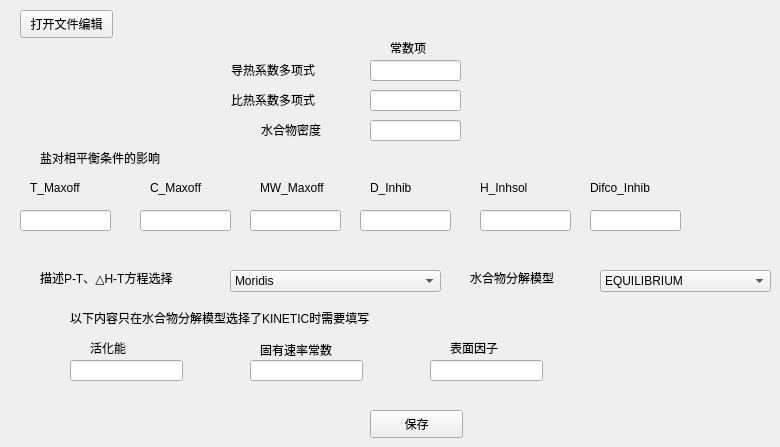
      <widget class="QWidget" name="tab_8">
       <attribute name="title">
        <string>水合物</string>
       </attribute>
       <widget class="QPushButton" name="pushButton_29">
        <property name="geometry">
         <rect>
          <x>20</x>
          <y>10</y>
          <width>93</width>
          <height>28</height>
         </rect>
        </property>
        <property name="text">
         <string>打开文件编辑</string>
        </property>
       </widget>
       <widget class="QLabel" name="label_93">
        <property name="geometry">
         <rect>
          <x>390</x>
          <y>40</y>
          <width>72</width>
          <height>15</height>
         </rect>
        </property>
        <property name="text">
         <string>常数项</string>
        </property>
       </widget>
       <widget class="QLineEdit" name="lineEdit_76">
        <property name="geometry">
         <rect>
          <x>370</x>
          <y>60</y>
          <width>91</width>
          <height>21</height>
         </rect>
        </property>
       </widget>
       <widget class="QLineEdit" name="lineEdit_77">
        <property name="geometry">
         <rect>
          <x>370</x>
          <y>90</y>
          <width>91</width>
          <height>21</height>
         </rect>
        </property>
       </widget>
       <widget class="QLineEdit" name="lineEdit_78">
        <property name="geometry">
         <rect>
          <x>370</x>
          <y>120</y>
          <width>91</width>
          <height>21</height>
         </rect>
        </property>
       </widget>
       <widget class="QLabel" name="label_94">
        <property name="geometry">
         <rect>
          <x>231</x>
          <y>60</y>
          <width>111</width>
          <height>20</height>
         </rect>
        </property>
        <property name="text">
         <string>导热系数多项式</string>
        </property>
       </widget>
       <widget class="QLabel" name="label_95">
        <property name="geometry">
         <rect>
          <x>231</x>
          <y>90</y>
          <width>111</width>
          <height>20</height>
         </rect>
        </property>
        <property name="text">
         <string>比热系数多项式</string>
        </property>
       </widget>
       <widget class="QLabel" name="label_96">
        <property name="geometry">
         <rect>
          <x>261</x>
          <y>120</y>
          <width>91</width>
          <height>20</height>
         </rect>
        </property>
        <property name="text">
         <string>水合物密度</string>
        </property>
       </widget>
       <widget class="QLabel" name="label_97">
        <property name="geometry">
         <rect>
          <x>40</x>
          <y>150</y>
          <width>161</width>
          <height>16</height>
         </rect>
        </property>
        <property name="text">
         <string>盐对相平衡条件的影响</string>
        </property>
       </widget>
       <widget class="QLabel" name="label_98">
        <property name="geometry">
         <rect>
          <x>30</x>
          <y>180</y>
          <width>72</width>
          <height>15</height>
         </rect>
        </property>
        <property name="text">
         <string>T_Maxoff</string>
        </property>
       </widget>
       <widget class="QLabel" name="label_99">
        <property name="geometry">
         <rect>
          <x>150</x>
          <y>180</y>
          <width>72</width>
          <height>15</height>
         </rect>
        </property>
        <property name="text">
         <string>C_Maxoff</string>
        </property>
       </widget>
       <widget class="QLabel" name="label_100">
        <property name="geometry">
         <rect>
          <x>260</x>
          <y>180</y>
          <width>72</width>
          <height>15</height>
         </rect>
        </property>
        <property name="text">
         <string>MW_Maxoff</string>
        </property>
       </widget>
       <widget class="QLabel" name="label_101">
        <property name="geometry">
         <rect>
          <x>370</x>
          <y>180</y>
          <width>72</width>
          <height>15</height>
         </rect>
        </property>
        <property name="text">
         <string>D_Inhib</string>
        </property>
       </widget>
       <widget class="QLabel" name="label_102">
        <property name="geometry">
         <rect>
          <x>480</x>
          <y>180</y>
          <width>72</width>
          <height>15</height>
         </rect>
        </property>
        <property name="text">
         <string>H_Inhsol</string>
        </property>
       </widget>
       <widget class="QLabel" name="label_103">
        <property name="geometry">
         <rect>
          <x>590</x>
          <y>180</y>
          <width>91</width>
          <height>16</height>
         </rect>
        </property>
        <property name="text">
         <string>Difco_Inhib</string>
        </property>
       </widget>
       <widget class="QLineEdit" name="lineEdit_79">
        <property name="geometry">
         <rect>
          <x>20</x>
          <y>210</y>
          <width>91</width>
          <height>21</height>
         </rect>
        </property>
       </widget>
       <widget class="QLineEdit" name="lineEdit_80">
        <property name="geometry">
         <rect>
          <x>140</x>
          <y>210</y>
          <width>91</width>
          <height>21</height>
         </rect>
        </property>
       </widget>
       <widget class="QLineEdit" name="lineEdit_81">
        <property name="geometry">
         <rect>
          <x>250</x>
          <y>210</y>
          <width>91</width>
          <height>21</height>
         </rect>
        </property>
       </widget>
       <widget class="QLineEdit" name="lineEdit_82">
        <property name="geometry">
         <rect>
          <x>360</x>
          <y>210</y>
          <width>91</width>
          <height>21</height>
         </rect>
        </property>
       </widget>
       <widget class="QLineEdit" name="lineEdit_83">
        <property name="geometry">
         <rect>
          <x>480</x>
          <y>210</y>
          <width>91</width>
          <height>21</height>
         </rect>
        </property>
       </widget>
       <widget class="QLineEdit" name="lineEdit_84">
        <property name="geometry">
         <rect>
          <x>590</x>
          <y>210</y>
          <width>91</width>
          <height>21</height>
         </rect>
        </property>
       </widget>
       <widget class="QLabel" name="label_104">
        <property name="geometry">
         <rect>
          <x>40</x>
          <y>270</y>
          <width>181</width>
          <height>16</height>
         </rect>
        </property>
        <property name="text">
         <string>描述P-T、△H-T方程选择</string>
        </property>
       </widget>
       <widget class="QComboBox" name="comboBox_4">
        <property name="geometry">
         <rect>
          <x>230</x>
          <y>270</y>
          <width>211</width>
          <height>22</height>
         </rect>
        </property>
        <item>
         <property name="text">
          <string>Moridis</string>
         </property>
        </item>
        <item>
         <property name="text">
          <string>Kamath</string>
         </property>
        </item>
        <item>
         <property name="text">
          <string>P-T Moridis,△H-T Kamath</string>
         </property>
        </item>
       </widget>
       <widget class="QLabel" name="label_15">
        <property name="geometry">
         <rect>
          <x>470</x>
          <y>270</y>
          <width>111</width>
          <height>16</height>
         </rect>
        </property>
        <property name="text">
         <string>水合物分解模型</string>
        </property>
       </widget>
       <widget class="QComboBox" name="comboBox_5">
        <property name="geometry">
         <rect>
          <x>600</x>
          <y>270</y>
          <width>171</width>
          <height>22</height>
         </rect>
        </property>
        <item>
         <property name="text">
          <string>EQUILIBRIUM</string>
         </property>
        </item>
        <item>
         <property name="text">
          <string>KINETIC</string>
         </property>
        </item>
       </widget>
       <widget class="QLabel" name="label_39">
        <property name="geometry">
         <rect>
          <x>90</x>
          <y>340</y>
          <width>72</width>
          <height>15</height>
         </rect>
        </property>
        <property name="text">
         <string>活化能</string>
        </property>
       </widget>
       <widget class="QLineEdit" name="lineEdit_9">
        <property name="geometry">
         <rect>
          <x>70</x>
          <y>360</y>
          <width>113</width>
          <height>21</height>
         </rect>
        </property>
       </widget>
       <widget class="QLabel" name="label_40">
        <property name="geometry">
         <rect>
          <x>260</x>
          <y>340</y>
          <width>101</width>
          <height>20</height>
         </rect>
        </property>
        <property name="text">
         <string>固有速率常数</string>
        </property>
       </widget>
       <widget class="QLabel" name="label_41">
        <property name="geometry">
         <rect>
          <x>450</x>
          <y>340</y>
          <width>72</width>
          <height>15</height>
         </rect>
        </property>
        <property name="text">
         <string>表面因子</string>
        </property>
       </widget>
       <widget class="QLineEdit" name="lineEdit_31">
        <property name="geometry">
         <rect>
          <x>250</x>
          <y>360</y>
          <width>113</width>
          <height>21</height>
         </rect>
        </property>
       </widget>
       <widget class="QLineEdit" name="lineEdit_32">
        <property name="geometry">
         <rect>
          <x>430</x>
          <y>360</y>
          <width>113</width>
          <height>21</height>
         </rect>
        </property>
       </widget>
       <widget class="QPushButton" name="pushButton_13">
        <property name="geometry">
         <rect>
          <x>370</x>
          <y>410</y>
          <width>93</width>
          <height>28</height>
         </rect>
        </property>
        <property name="text">
         <string>保存</string>
        </property>
       </widget>
       <widget class="QLabel" name="label_117">
        <property name="geometry">
         <rect>
          <x>70</x>
          <y>310</y>
          <width>611</width>
          <height>16</height>
         </rect>
        </property>
        <property name="text">
         <string>以下内容只在水合物分解模型选择了KINETIC时需要填写</string>
        </property>
       </widget>
      </widget>
